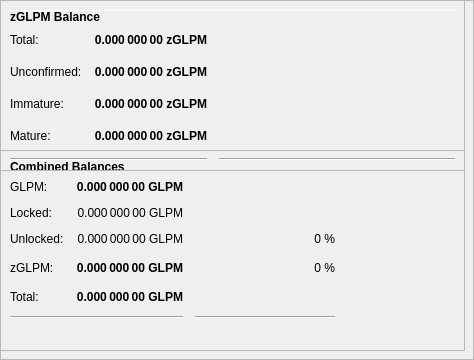
        <widget class="QFrame" name="frameObfuscation">
         <property name="minimumSize">
          <size>
           <width>0</width>
           <height>350</height>
          </size>
         </property>
         <property name="layoutDirection">
          <enum>Qt::LeftToRight</enum>
         </property>
         <property name="frameShape">
          <enum>QFrame::StyledPanel</enum>
         </property>
         <property name="frameShadow">
          <enum>QFrame::Raised</enum>
         </property>
         <widget class="QPushButton" name="runAutoDenom">
          <property name="geometry">
           <rect>
            <x>251</x>
            <y>17</y>
            <width>1</width>
            <height>1</height>
           </rect>
          </property>
          <property name="palette">
           <palette>
            <active>
             <colorrole role="WindowText">
              <brush brushstyle="SolidPattern">
               <color alpha="255">
                <red>0</red>
                <green>0</green>
                <blue>0</blue>
               </color>
              </brush>
             </colorrole>
             <colorrole role="Button">
              <brush brushstyle="SolidPattern">
               <color alpha="255">
                <red>239</red>
                <green>238</green>
                <blue>238</blue>
               </color>
              </brush>
             </colorrole>
             <colorrole role="Light">
              <brush brushstyle="SolidPattern">
               <color alpha="255">
                <red>255</red>
                <green>255</green>
                <blue>255</blue>
               </color>
              </brush>
             </colorrole>
             <colorrole role="Midlight">
              <brush brushstyle="SolidPattern">
               <color alpha="255">
                <red>247</red>
                <green>246</green>
                <blue>246</blue>
               </color>
              </brush>
             </colorrole>
             <colorrole role="Dark">
              <brush brushstyle="SolidPattern">
               <color alpha="255">
                <red>119</red>
                <green>119</green>
                <blue>119</blue>
               </color>
              </brush>
             </colorrole>
             <colorrole role="Mid">
              <brush brushstyle="SolidPattern">
               <color alpha="255">
                <red>159</red>
                <green>159</green>
                <blue>159</blue>
               </color>
              </brush>
             </colorrole>
             <colorrole role="Text">
              <brush brushstyle="SolidPattern">
               <color alpha="255">
                <red>0</red>
                <green>0</green>
                <blue>0</blue>
               </color>
              </brush>
             </colorrole>
             <colorrole role="BrightText">
              <brush brushstyle="SolidPattern">
               <color alpha="255">
                <red>255</red>
                <green>255</green>
                <blue>255</blue>
               </color>
              </brush>
             </colorrole>
             <colorrole role="ButtonText">
              <brush brushstyle="SolidPattern">
               <color alpha="255">
                <red>0</red>
                <green>0</green>
                <blue>0</blue>
               </color>
              </brush>
             </colorrole>
             <colorrole role="Base">
              <brush brushstyle="SolidPattern">
               <color alpha="255">
                <red>255</red>
                <green>255</green>
                <blue>255</blue>
               </color>
              </brush>
             </colorrole>
             <colorrole role="Window">
              <brush brushstyle="SolidPattern">
               <color alpha="255">
                <red>239</red>
                <green>238</green>
                <blue>238</blue>
               </color>
              </brush>
             </colorrole>
             <colorrole role="Shadow">
              <brush brushstyle="SolidPattern">
               <color alpha="255">
                <red>0</red>
                <green>0</green>
                <blue>0</blue>
               </color>
              </brush>
             </colorrole>
             <colorrole role="AlternateBase">
              <brush brushstyle="SolidPattern">
               <color alpha="255">
                <red>247</red>
                <green>246</green>
                <blue>246</blue>
               </color>
              </brush>
             </colorrole>
             <colorrole role="ToolTipBase">
              <brush brushstyle="SolidPattern">
               <color alpha="255">
                <red>255</red>
                <green>255</green>
                <blue>220</blue>
               </color>
              </brush>
             </colorrole>
             <colorrole role="ToolTipText">
              <brush brushstyle="SolidPattern">
               <color alpha="255">
                <red>0</red>
                <green>0</green>
                <blue>0</blue>
               </color>
              </brush>
             </colorrole>
            </active>
            <inactive>
             <colorrole role="WindowText">
              <brush brushstyle="SolidPattern">
               <color alpha="255">
                <red>0</red>
                <green>0</green>
                <blue>0</blue>
               </color>
              </brush>
             </colorrole>
             <colorrole role="Button">
              <brush brushstyle="SolidPattern">
               <color alpha="255">
                <red>239</red>
                <green>238</green>
                <blue>238</blue>
               </color>
              </brush>
             </colorrole>
             <colorrole role="Light">
              <brush brushstyle="SolidPattern">
               <color alpha="255">
                <red>255</red>
                <green>255</green>
                <blue>255</blue>
               </color>
              </brush>
             </colorrole>
             <colorrole role="Midlight">
              <brush brushstyle="SolidPattern">
               <color alpha="255">
                <red>247</red>
                <green>246</green>
                <blue>246</blue>
               </color>
              </brush>
             </colorrole>
             <colorrole role="Dark">
              <brush brushstyle="SolidPattern">
               <color alpha="255">
                <red>119</red>
                <green>119</green>
                <blue>119</blue>
               </color>
              </brush>
             </colorrole>
             <colorrole role="Mid">
              <brush brushstyle="SolidPattern">
               <color alpha="255">
                <red>159</red>
                <green>159</green>
                <blue>159</blue>
               </color>
              </brush>
             </colorrole>
             <colorrole role="Text">
              <brush brushstyle="SolidPattern">
               <color alpha="255">
                <red>0</red>
                <green>0</green>
                <blue>0</blue>
               </color>
              </brush>
             </colorrole>
             <colorrole role="BrightText">
              <brush brushstyle="SolidPattern">
               <color alpha="255">
                <red>255</red>
                <green>255</green>
                <blue>255</blue>
               </color>
              </brush>
             </colorrole>
             <colorrole role="ButtonText">
              <brush brushstyle="SolidPattern">
               <color alpha="255">
                <red>0</red>
                <green>0</green>
                <blue>0</blue>
               </color>
              </brush>
             </colorrole>
             <colorrole role="Base">
              <brush brushstyle="SolidPattern">
               <color alpha="255">
                <red>255</red>
                <green>255</green>
                <blue>255</blue>
               </color>
              </brush>
             </colorrole>
             <colorrole role="Window">
              <brush brushstyle="SolidPattern">
               <color alpha="255">
                <red>239</red>
                <green>238</green>
                <blue>238</blue>
               </color>
              </brush>
             </colorrole>
             <colorrole role="Shadow">
              <brush brushstyle="SolidPattern">
               <color alpha="255">
                <red>0</red>
                <green>0</green>
                <blue>0</blue>
               </color>
              </brush>
             </colorrole>
             <colorrole role="AlternateBase">
              <brush brushstyle="SolidPattern">
               <color alpha="255">
                <red>247</red>
                <green>246</green>
                <blue>246</blue>
               </color>
              </brush>
             </colorrole>
             <colorrole role="ToolTipBase">
              <brush brushstyle="SolidPattern">
               <color alpha="255">
                <red>255</red>
                <green>255</green>
                <blue>220</blue>
               </color>
              </brush>
             </colorrole>
             <colorrole role="ToolTipText">
              <brush brushstyle="SolidPattern">
               <color alpha="255">
                <red>0</red>
                <green>0</green>
                <blue>0</blue>
               </color>
              </brush>
             </colorrole>
            </inactive>
            <disabled>
             <colorrole role="WindowText">
              <brush brushstyle="SolidPattern">
               <color alpha="255">
                <red>119</red>
                <green>119</green>
                <blue>119</blue>
               </color>
              </brush>
             </colorrole>
             <colorrole role="Button">
              <brush brushstyle="SolidPattern">
               <color alpha="255">
                <red>239</red>
                <green>238</green>
                <blue>238</blue>
               </color>
              </brush>
             </colorrole>
             <colorrole role="Light">
              <brush brushstyle="SolidPattern">
               <color alpha="255">
                <red>255</red>
                <green>255</green>
                <blue>255</blue>
               </color>
              </brush>
             </colorrole>
             <colorrole role="Midlight">
              <brush brushstyle="SolidPattern">
               <color alpha="255">
                <red>247</red>
                <green>246</green>
                <blue>246</blue>
               </color>
              </brush>
             </colorrole>
             <colorrole role="Dark">
              <brush brushstyle="SolidPattern">
               <color alpha="255">
                <red>119</red>
                <green>119</green>
                <blue>119</blue>
               </color>
              </brush>
             </colorrole>
             <colorrole role="Mid">
              <brush brushstyle="SolidPattern">
               <color alpha="255">
                <red>159</red>
                <green>159</green>
                <blue>159</blue>
               </color>
              </brush>
             </colorrole>
             <colorrole role="Text">
              <brush brushstyle="SolidPattern">
               <color alpha="255">
                <red>119</red>
                <green>119</green>
                <blue>119</blue>
               </color>
              </brush>
             </colorrole>
             <colorrole role="BrightText">
              <brush brushstyle="SolidPattern">
               <color alpha="255">
                <red>255</red>
                <green>255</green>
                <blue>255</blue>
               </color>
              </brush>
             </colorrole>
             <colorrole role="ButtonText">
              <brush brushstyle="SolidPattern">
               <color alpha="255">
                <red>119</red>
                <green>119</green>
                <blue>119</blue>
               </color>
              </brush>
             </colorrole>
             <colorrole role="Base">
              <brush brushstyle="SolidPattern">
               <color alpha="255">
                <red>239</red>
                <green>238</green>
                <blue>238</blue>
               </color>
              </brush>
             </colorrole>
             <colorrole role="Window">
              <brush brushstyle="SolidPattern">
               <color alpha="255">
                <red>239</red>
                <green>238</green>
                <blue>238</blue>
               </color>
              </brush>
             </colorrole>
             <colorrole role="Shadow">
              <brush brushstyle="SolidPattern">
               <color alpha="255">
                <red>0</red>
                <green>0</green>
                <blue>0</blue>
               </color>
              </brush>
             </colorrole>
             <colorrole role="AlternateBase">
              <brush brushstyle="SolidPattern">
               <color alpha="255">
                <red>239</red>
                <green>238</green>
                <blue>238</blue>
               </color>
              </brush>
             </colorrole>
             <colorrole role="ToolTipBase">
              <brush brushstyle="SolidPattern">
               <color alpha="255">
                <red>255</red>
                <green>255</green>
                <blue>220</blue>
               </color>
              </brush>
             </colorrole>
             <colorrole role="ToolTipText">
              <brush brushstyle="SolidPattern">
               <color alpha="255">
                <red>0</red>
                <green>0</green>
                <blue>0</blue>
               </color>
              </brush>
             </colorrole>
            </disabled>
           </palette>
          </property>
          <property name="focusPolicy">
           <enum>Qt::NoFocus</enum>
          </property>
          <property name="autoFillBackground">
           <bool>true</bool>
          </property>
          <property name="text">
           <string/>
          </property>
          <property name="flat">
           <bool>true</bool>
          </property>
         </widget>
         <widget class="Line" name="line">
          <property name="geometry">
           <rect>
            <x>7</x>
            <y>10</y>
            <width>451</width>
            <height>1</height>
           </rect>
          </property>
          <property name="orientation">
           <enum>Qt::Horizontal</enum>
          </property>
         </widget>
         <widget class="QFrame" name="frame_3">
          <property name="geometry">
           <rect>
            <x>0</x>
            <y>150</y>
            <width>465</width>
            <height>201</height>
           </rect>
          </property>
          <property name="frameShape">
           <enum>QFrame::StyledPanel</enum>
          </property>
          <property name="frameShadow">
           <enum>QFrame::Raised</enum>
          </property>
          <layout class="QVBoxLayout" name="verticalLayout_5">
           <item>
            <layout class="QHBoxLayout" name="horizontalLayout_5" stretch="0">
             <item>
              <widget class="QLabel" name="label_5z">
               <property name="maximumSize">
                <size>
                 <width>16777215</width>
                 <height>20</height>
                </size>
               </property>
               <property name="font">
                <font>
                 <weight>75</weight>
                 <bold>true</bold>
                </font>
               </property>
               <property name="toolTip">
                <string>Combined Balances (including unconfirmed and immature coins)</string>
               </property>
               <property name="text">
                <string>&lt;html&gt;&lt;head/&gt;&lt;body&gt;&lt;p&gt;Combined Balances&lt;/p&gt;&lt;/body&gt;&lt;/html&gt;</string>
               </property>
              </widget>
             </item>
            </layout>
           </item>
           <item>
            <layout class="QGridLayout" name="gridLayout_3">
             <property name="spacing">
              <number>12</number>
             </property>
             <item row="7" column="0" colspan="2">
              <widget class="Line" name="lineSpendableBalance_3">
               <property name="orientation">
                <enum>Qt::Horizontal</enum>
               </property>
              </widget>
             </item>
             <item row="7" column="2">
              <widget class="Line" name="lineWatchBalance_3">
               <property name="sizePolicy">
                <sizepolicy hsizetype="Preferred" vsizetype="Fixed">
                 <horstretch>0</horstretch>
                 <verstretch>0</verstretch>
                </sizepolicy>
               </property>
               <property name="minimumSize">
                <size>
                 <width>140</width>
                 <height>0</height>
                </size>
               </property>
               <property name="orientation">
                <enum>Qt::Horizontal</enum>
               </property>
              </widget>
             </item>
             <item row="4" column="1">
              <widget class="QLabel" name="labelzBalancez">
               <property name="font">
                <font>
                 <weight>75</weight>
                 <bold>true</bold>
                </font>
               </property>
               <property name="cursor">
                <cursorShape>IBeamCursor</cursorShape>
               </property>
               <property name="toolTip">
                <string>Total of transactions that have yet to be confirmed, and do not yet count toward the spendable balance</string>
               </property>
               <property name="text">
                <string notr="true">0.000 000 00 GLPM</string>
               </property>
               <property name="alignment">
                <set>Qt::AlignRight|Qt::AlignTrailing|Qt::AlignVCenter</set>
               </property>
               <property name="textInteractionFlags">
                <set>Qt::LinksAccessibleByMouse|Qt::TextSelectableByKeyboard|Qt::TextSelectableByMouse</set>
               </property>
              </widget>
             </item>
             <item row="6" column="1">
              <widget class="QLabel" name="labelTotalz">
               <property name="font">
                <font>
                 <weight>75</weight>
                 <bold>true</bold>
                </font>
               </property>
               <property name="cursor">
                <cursorShape>IBeamCursor</cursorShape>
               </property>
               <property name="toolTip">
                <string>Total Balance, including unconfirmed and immature coins.</string>
               </property>
               <property name="text">
                <string notr="true">0.000 000 00 GLPM</string>
               </property>
               <property name="alignment">
                <set>Qt::AlignRight|Qt::AlignTrailing|Qt::AlignVCenter</set>
               </property>
               <property name="textInteractionFlags">
                <set>Qt::LinksAccessibleByMouse|Qt::TextSelectableByKeyboard|Qt::TextSelectableByMouse</set>
               </property>
              </widget>
             </item>
             <item row="4" column="3">
              <spacer name="horizontalSpacer_6">
               <property name="orientation">
                <enum>Qt::Horizontal</enum>
               </property>
               <property name="sizeHint" stdset="0">
                <size>
                 <width>40</width>
                 <height>20</height>
                </size>
               </property>
              </spacer>
             </item>
             <item row="6" column="0">
              <widget class="QLabel" name="labelTotalTextz">
               <property name="text">
                <string>Total:</string>
               </property>
              </widget>
             </item>
             <item row="1" column="0">
              <widget class="QLabel" name="labelBalanceTextz">
               <property name="text">
                <string>GLPM:</string>
               </property>
              </widget>
             </item>
             <item row="1" column="1">
              <widget class="QLabel" name="labelBalancez">
               <property name="font">
                <font>
                 <weight>75</weight>
                 <bold>true</bold>
                </font>
               </property>
               <property name="cursor">
                <cursorShape>IBeamCursor</cursorShape>
               </property>
               <property name="toolTip">
                <string>Your current spendable balance</string>
               </property>
               <property name="text">
                <string notr="true">0.000 000 00 GLPM</string>
               </property>
               <property name="alignment">
                <set>Qt::AlignRight|Qt::AlignTrailing|Qt::AlignVCenter</set>
               </property>
               <property name="textInteractionFlags">
                <set>Qt::LinksAccessibleByMouse|Qt::TextSelectableByKeyboard|Qt::TextSelectableByMouse</set>
               </property>
              </widget>
             </item>
             <item row="4" column="0">
              <widget class="QLabel" name="labelzBalanceTextz">
               <property name="toolTip">
                <string/>
               </property>
               <property name="text">
                <string>zGLPM:</string>
               </property>
              </widget>
             </item>
             <item row="4" column="2">
              <widget class="QLabel" name="labelzGLPMPercent">
               <property name="toolTip">
                <string>Current percentage of zGLPM.
If AutoMint is enabled this percentage will settle around the configured AutoMint percentage (default = 10%)</string>
               </property>
               <property name="text">
                <string>0 %</string>
               </property>
               <property name="alignment">
                <set>Qt::AlignRight|Qt::AlignTrailing|Qt::AlignVCenter</set>
               </property>
              </widget>
             </item>
             <item row="6" column="2">
              <widget class="QLabel" name="label100Percent">
               <property name="text">
                <string/>
               </property>
               <property name="alignment">
                <set>Qt::AlignRight|Qt::AlignTrailing|Qt::AlignVCenter</set>
               </property>
              </widget>
             </item>
             <item row="2" column="1">
              <widget class="QLabel" name="labelLockedBalance">
               <property name="toolTip">
                <string>Locked GLPM or Masternode collaterals. These are excluded from zGLPM minting.</string>
               </property>
               <property name="text">
                <string>0.000 000 00 GLPM</string>
               </property>
               <property name="alignment">
                <set>Qt::AlignRight|Qt::AlignTrailing|Qt::AlignVCenter</set>
               </property>
              </widget>
             </item>
             <item row="2" column="0">
              <widget class="QLabel" name="labelLockedBalanceText">
               <property name="toolTip">
                <string>Locked GLPM or Masternode collaterals. These are excluded from zGLPM minting.</string>
               </property>
               <property name="text">
                <string>Locked:</string>
               </property>
              </widget>
             </item>
             <item row="3" column="0">
              <widget class="QLabel" name="labelUnLockedBalanceText">
               <property name="toolTip">
                <string>Unlocked GLPMs. These can be used for zGLPM minting.</string>
               </property>
               <property name="text">
                <string>Unlocked:</string>
               </property>
              </widget>
             </item>
             <item row="3" column="1">
              <widget class="QLabel" name="labelUnLockedBalance">
               <property name="toolTip">
                <string>Unlocked GLPMs. These can be used for zGLPM minting.</string>
               </property>
               <property name="text">
                <string>0.000 000 00 GLPM</string>
               </property>
               <property name="alignment">
                <set>Qt::AlignRight|Qt::AlignTrailing|Qt::AlignVCenter</set>
               </property>
              </widget>
             </item>
             <item row="3" column="2">
              <widget class="QLabel" name="labelGLPMPercent">
               <property name="text">
                <string>0 %</string>
               </property>
               <property name="alignment">
                <set>Qt::AlignRight|Qt::AlignTrailing|Qt::AlignVCenter</set>
               </property>
              </widget>
             </item>
            </layout>
           </item>
           <item>
            <spacer name="verticalSpacer">
             <property name="orientation">
              <enum>Qt::Vertical</enum>
             </property>
             <property name="sizeHint" stdset="0">
              <size>
               <width>20</width>
               <height>40</height>
              </size>
             </property>
            </spacer>
           </item>
          </layout>
         </widget>
         <widget class="QFrame" name="frame_4">
          <property name="geometry">
           <rect>
            <x>0</x>
            <y>0</y>
            <width>465</width>
            <height>171</height>
           </rect>
          </property>
          <property name="frameShape">
           <enum>QFrame::StyledPanel</enum>
          </property>
          <property name="frameShadow">
           <enum>QFrame::Raised</enum>
          </property>
          <layout class="QVBoxLayout" name="verticalLayout_7">
           <item>
            <layout class="QHBoxLayout" name="horizontalLayout_8" stretch="0">
             <item>
              <widget class="QLabel" name="label_5z_3">
               <property name="maximumSize">
                <size>
                 <width>16777215</width>
                 <height>20</height>
                </size>
               </property>
               <property name="font">
                <font>
                 <weight>75</weight>
                 <bold>true</bold>
                </font>
               </property>
               <property name="text">
                <string>zGLPM Balance</string>
               </property>
              </widget>
             </item>
            </layout>
           </item>
           <item>
            <layout class="QGridLayout" name="gridLayout_5">
             <property name="spacing">
              <number>12</number>
             </property>
             <item row="4" column="0">
              <widget class="QLabel" name="labelzBalanceMatureText">
               <property name="toolTip">
                <string>Mature: more than 20 confirmation and more than 1 mints of the same denomination after it was minted.
These zGLPM are spendable.</string>
               </property>
               <property name="text">
                <string>Mature:</string>
               </property>
              </widget>
             </item>
             <item row="5" column="0" colspan="2">
              <widget class="Line" name="lineSpendableBalance_5">
               <property name="orientation">
                <enum>Qt::Horizontal</enum>
               </property>
              </widget>
             </item>
             <item row="1" column="1">
              <widget class="QLabel" name="labelzBalance">
               <property name="font">
                <font>
                 <weight>75</weight>
                 <bold>true</bold>
                </font>
               </property>
               <property name="cursor">
                <cursorShape>IBeamCursor</cursorShape>
               </property>
               <property name="toolTip">
                <string>All available zGLPM, unconfirmed and immature zGLPM included.</string>
               </property>
               <property name="text">
                <string notr="true">0.000 000 00 zGLPM</string>
               </property>
               <property name="alignment">
                <set>Qt::AlignRight|Qt::AlignTrailing|Qt::AlignVCenter</set>
               </property>
               <property name="textInteractionFlags">
                <set>Qt::LinksAccessibleByMouse|Qt::TextSelectableByKeyboard|Qt::TextSelectableByMouse</set>
               </property>
              </widget>
             </item>
             <item row="5" column="2">
              <widget class="Line" name="lineWatchBalance_5">
               <property name="sizePolicy">
                <sizepolicy hsizetype="Preferred" vsizetype="Fixed">
                 <horstretch>0</horstretch>
                 <verstretch>0</verstretch>
                </sizepolicy>
               </property>
               <property name="minimumSize">
                <size>
                 <width>140</width>
                 <height>0</height>
                </size>
               </property>
               <property name="orientation">
                <enum>Qt::Horizontal</enum>
               </property>
              </widget>
             </item>
             <item row="1" column="0">
              <widget class="QLabel" name="labelzBalanceText">
               <property name="toolTip">
                <string>All available zGLPM, unconfirmed and immature zGLPM included.</string>
               </property>
               <property name="text">
                <string>Total:</string>
               </property>
              </widget>
             </item>
             <item row="1" column="2">
              <spacer name="horizontalSpacer_8">
               <property name="orientation">
                <enum>Qt::Horizontal</enum>
               </property>
               <property name="sizeHint" stdset="0">
                <size>
                 <width>40</width>
                 <height>20</height>
                </size>
               </property>
              </spacer>
             </item>
             <item row="4" column="2">
              <spacer name="horizontalSpacer_4">
               <property name="orientation">
                <enum>Qt::Horizontal</enum>
               </property>
               <property name="sizeHint" stdset="0">
                <size>
                 <width>40</width>
                 <height>20</height>
                </size>
               </property>
              </spacer>
             </item>
             <item row="4" column="1">
              <widget class="QLabel" name="labelzBalanceMature">
               <property name="font">
                <font>
                 <weight>75</weight>
                 <bold>true</bold>
                </font>
               </property>
               <property name="toolTip">
                <string>Mature: more than 20 confirmation and more than 1 mints of the same denomination after it was minted.
These zGLPM are spendable.</string>
               </property>
               <property name="text">
                <string>0.000 000 00 zGLPM</string>
               </property>
               <property name="alignment">
                <set>Qt::AlignRight|Qt::AlignTrailing|Qt::AlignVCenter</set>
               </property>
              </widget>
             </item>
             <item row="2" column="0">
              <widget class="QLabel" name="labelzBalanceUnconfirmedText">
               <property name="toolTip">
                <string>Unconfirmed: less than 20 confirmations
Immature: confirmed, but less than 1 mints of the same denomination after it was minted</string>
               </property>
               <property name="text">
                <string>Unconfirmed:</string>
               </property>
              </widget>
             </item>
             <item row="2" column="1">
              <widget class="QLabel" name="labelzBalanceUnconfirmed">
               <property name="font">
                <font>
                 <weight>75</weight>
                 <bold>true</bold>
                </font>
               </property>
               <property name="toolTip">
                <string>Unconfirmed: less than 20 confirmations
Immature: confirmed, but less than 1 mints of the same denomination after it was minted</string>
               </property>
               <property name="text">
                <string>0.000 000 00 zGLPM</string>
               </property>
               <property name="alignment">
                <set>Qt::AlignRight|Qt::AlignTrailing|Qt::AlignVCenter</set>
               </property>
              </widget>
             </item>
             <item row="2" column="2">
              <spacer name="horizontalSpacer_5">
               <property name="orientation">
                <enum>Qt::Horizontal</enum>
               </property>
               <property name="sizeHint" stdset="0">
                <size>
                 <width>40</width>
                 <height>20</height>
                </size>
               </property>
              </spacer>
             </item>
             <item row="3" column="0">
              <widget class="QLabel" name="labelzBalanceImmatureText">
               <property name="toolTip">
                <string>Unconfirmed: less than 20 confirmations
Immature: confirmed, but less than 1 mints of the same denomination after it was minted</string>
               </property>
               <property name="text">
                <string>Immature:</string>
               </property>
              </widget>
             </item>
             <item row="3" column="1">
              <widget class="QLabel" name="labelzBalanceImmature">
               <property name="font">
                <font>
                 <weight>75</weight>
                 <bold>true</bold>
                </font>
               </property>
               <property name="toolTip">
                <string>Unconfirmed: less than 20 confirmations
Immature: confirmed, but less than 1 mints of the same denomination after it was minted</string>
               </property>
               <property name="text">
                <string>0.000 000 00 zGLPM</string>
               </property>
               <property name="alignment">
                <set>Qt::AlignRight|Qt::AlignTrailing|Qt::AlignVCenter</set>
               </property>
              </widget>
             </item>
             <item row="3" column="2">
              <spacer name="horizontalSpacer_7">
               <property name="orientation">
                <enum>Qt::Horizontal</enum>
               </property>
               <property name="sizeHint" stdset="0">
                <size>
                 <width>40</width>
                 <height>20</height>
                </size>
               </property>
              </spacer>
             </item>
            </layout>
           </item>
          </layout>
         </widget>
        </widget>
